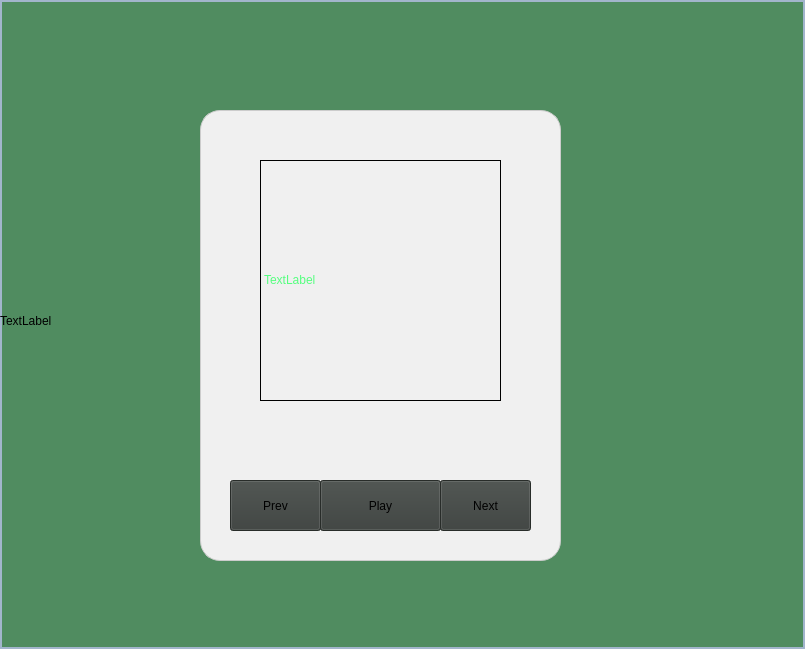
<?xml version="1.0" encoding="UTF-8"?>
<ui version="4.0">
 <class>MainWindow</class>
 <widget class="QMainWindow" name="MainWindow">
  <property name="geometry">
   <rect>
    <x>0</x>
    <y>0</y>
    <width>805</width>
    <height>649</height>
   </rect>
  </property>
  <property name="windowTitle">
   <string>MainWindow</string>
  </property>
  <property name="styleSheet">
   <string notr="true">QMainWindow {
    background-color: #508c60; /* Background color of the main window */
    border: 2px solid #a2b5cc; /* Border properties */
}</string>
  </property>
  <widget class="QWidget" name="centralwidget">
   <widget class="QListView" name="Playlist">
    <property name="geometry">
     <rect>
      <x>200</x>
      <y>110</y>
      <width>361</width>
      <height>451</height>
     </rect>
    </property>
    <property name="styleSheet">
     <string notr="true">QListView {
    background-color: #f0f0f0; /* Background color of the QListView */
    border: 1px solid #cccccc; /* Border properties */
	border-radius: 20px;
    color: #333333; /* Text color */
    font-family: &quot;Segoe UI&quot;; /* Font family */
    font-size: 14px; /* Font size */
}</string>
    </property>
   </widget>
   <widget class="QPushButton" name="Play">
    <property name="geometry">
     <rect>
      <x>320</x>
      <y>480</y>
      <width>121</width>
      <height>51</height>
     </rect>
    </property>
    <property name="styleSheet">
     <string notr="true">QPushButton {
	background-color: #383d3a;
}</string>
    </property>
    <property name="text">
     <string>Play</string>
    </property>
   </widget>
   <widget class="QPushButton" name="Next">
    <property name="geometry">
     <rect>
      <x>440</x>
      <y>480</y>
      <width>91</width>
      <height>51</height>
     </rect>
    </property>
    <property name="styleSheet">
     <string notr="true">QPushButton {
	background-color: #383d3a;
}</string>
    </property>
    <property name="text">
     <string>Next</string>
    </property>
   </widget>
   <widget class="QPushButton" name="Prev">
    <property name="geometry">
     <rect>
      <x>230</x>
      <y>480</y>
      <width>91</width>
      <height>51</height>
     </rect>
    </property>
    <property name="styleSheet">
     <string notr="true">QPushButton {
	background-color: #383d3a;
}</string>
    </property>
    <property name="text">
     <string>Prev</string>
    </property>
   </widget>
   <widget class="QLabel" name="label">
    <property name="geometry">
     <rect>
      <x>260</x>
      <y>160</y>
      <width>241</width>
      <height>241</height>
     </rect>
    </property>
    <property name="frameShape">
     <enum>QFrame::Shape::Box</enum>
    </property>
    <property name="text">
     <string>&lt;html&gt;&lt;head/&gt;&lt;body&gt;&lt;p&gt;&lt;span style=&quot; color:#55ff7f;&quot;&gt;TextLabel&lt;/span&gt;&lt;/p&gt;&lt;/body&gt;&lt;/html&gt;</string>
    </property>
   </widget>
   <widget class="QLabel" name="label_2">
    <property name="geometry">
     <rect>
      <x>0</x>
      <y>0</y>
      <width>801</width>
      <height>641</height>
     </rect>
    </property>
    <property name="text">
     <string>TextLabel</string>
    </property>
   </widget>
   <zorder>label_2</zorder>
   <zorder>Playlist</zorder>
   <zorder>Play</zorder>
   <zorder>Next</zorder>
   <zorder>Prev</zorder>
   <zorder>label</zorder>
  </widget>
 </widget>
 <resources/>
 <connections/>
</ui>
